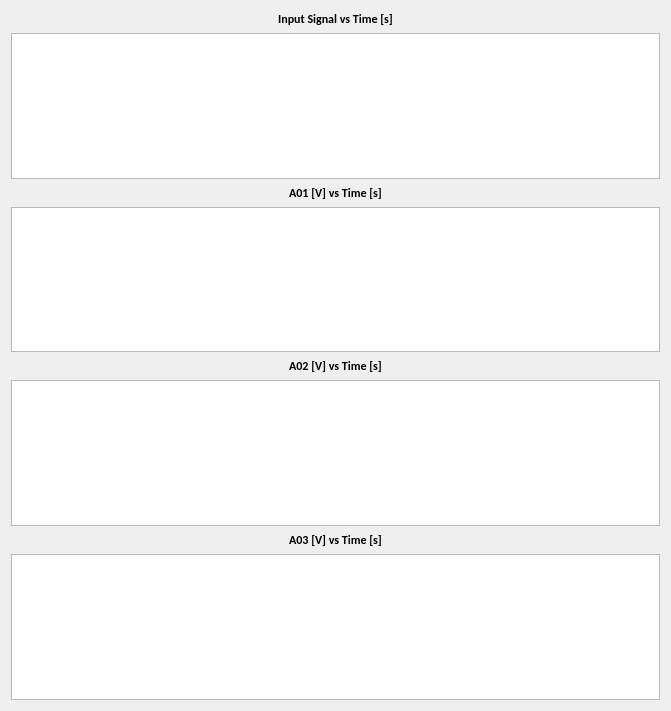
   <widget class="QWidget" name="layoutWidget">
    <property name="geometry">
     <rect>
      <x>670</x>
      <y>10</y>
      <width>671</width>
      <height>711</height>
     </rect>
    </property>
    <layout class="QVBoxLayout" name="verticalLayout">
     <item>
      <widget class="QLabel" name="OutSigLabel">
       <property name="font">
        <font>
         <family>Calibri</family>
         <pointsize>9</pointsize>
         <weight>75</weight>
         <bold>true</bold>
        </font>
       </property>
       <property name="autoFillBackground">
        <bool>false</bool>
       </property>
       <property name="styleSheet">
        <string notr="true">QLabel{font-weight: bold}</string>
       </property>
       <property name="text">
        <string>Input Signal vs Time [s]</string>
       </property>
       <property name="alignment">
        <set>Qt::AlignCenter</set>
       </property>
      </widget>
     </item>
     <item>
      <widget class="PlotWidget" name="graphicsView">
       <property name="styleSheet">
        <string notr="true"/>
       </property>
      </widget>
     </item>
     <item>
      <widget class="QLabel" name="MeasuredcurLabel">
       <property name="font">
        <font>
         <family>Calibri</family>
         <pointsize>9</pointsize>
         <weight>75</weight>
         <bold>true</bold>
        </font>
       </property>
       <property name="styleSheet">
        <string notr="true">QLabel{font-weight: bold}</string>
       </property>
       <property name="text">
        <string>A01 [V] vs Time [s]</string>
       </property>
       <property name="alignment">
        <set>Qt::AlignCenter</set>
       </property>
      </widget>
     </item>
     <item>
      <widget class="PlotWidget" name="graphicsView_2"/>
     </item>
     <item>
      <widget class="QLabel" name="MeasuredVLabel">
       <property name="font">
        <font>
         <family>Calibri</family>
         <pointsize>9</pointsize>
         <weight>75</weight>
         <bold>true</bold>
        </font>
       </property>
       <property name="styleSheet">
        <string notr="true">QLabel{font-weight: bold}</string>
       </property>
       <property name="text">
        <string>A02 [V] vs Time [s]</string>
       </property>
       <property name="alignment">
        <set>Qt::AlignCenter</set>
       </property>
      </widget>
     </item>
     <item>
      <widget class="PlotWidget" name="graphicsView_3"/>
     </item>
     <item>
      <widget class="QLabel" name="MeasuredVLabel_2">
       <property name="font">
        <font>
         <family>Calibri</family>
         <pointsize>9</pointsize>
         <weight>75</weight>
         <bold>true</bold>
        </font>
       </property>
       <property name="styleSheet">
        <string notr="true">QLabel{font-weight: bold}</string>
       </property>
       <property name="text">
        <string>A03 [V] vs Time [s]</string>
       </property>
       <property name="alignment">
        <set>Qt::AlignCenter</set>
       </property>
      </widget>
     </item>
     <item>
      <widget class="PlotWidget" name="graphicsView_4"/>
     </item>
    </layout>
   </widget>
